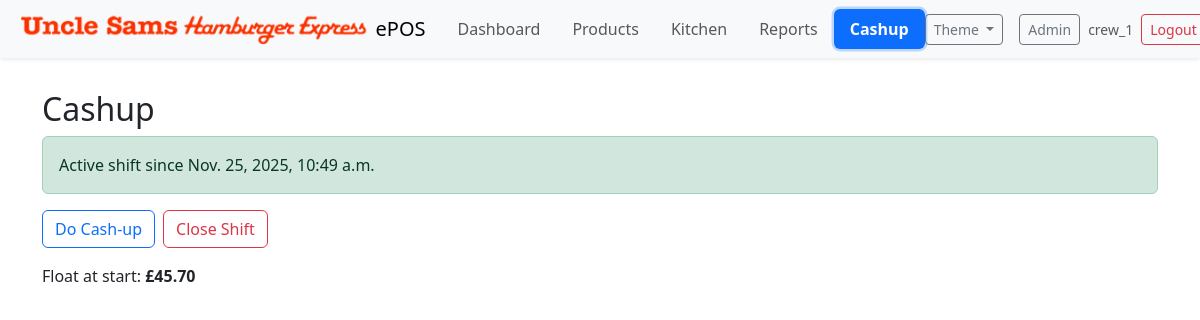
The app's page /cashup/ (signed in), older data.
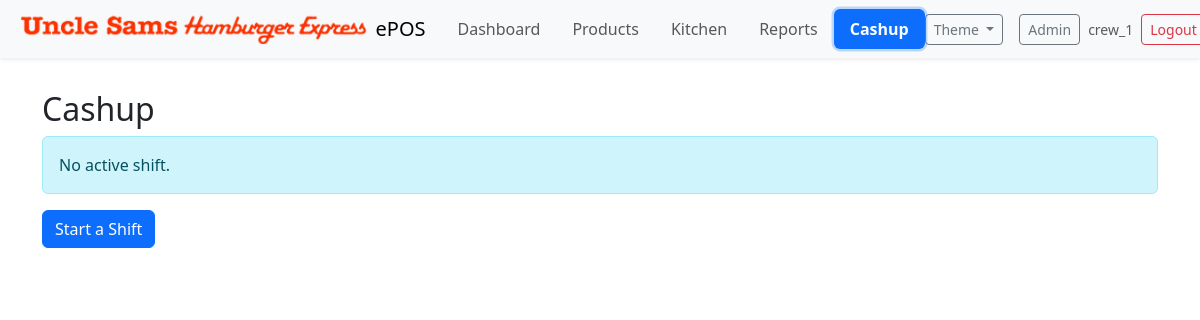
The same page, newer data.
### cashup/models.py (models this page shows, shortened)
class Shift(models.Model):
    user = models.ForeignKey('auth.User', on_delete=models.CASCADE)
    start_time = models.DateTimeField(default=timezone.now)
    end_time = models.DateTimeField(null=True, blank=True)
    is_closed = models.BooleanField(default=False)
    class Meta:
        ordering = ['-start_time']

class Float(models.Model):
    shift = models.OneToOneField(Shift, on_delete=models.CASCADE, related_name='float')
    created_at = models.DateTimeField(default=timezone.now)
    amount = models.DecimalField(max_digits=10, decimal_places=2, help_text="Total float amount at the start of the shift")
    notes = models.TextField(blank=True)
    class Meta:
        ordering = ['-created_at']

### cashup/views.py (the view)
# urls.py: path('', views.index, name='index'),
@login_required
def index(request):
    active_shift = Shift.objects.filter(user=request.user, is_closed=False).order_by('-start_time').first()
    floats = Float.objects.filter(shift=active_shift).first() if active_shift else None
    cashup = CashUp.objects.filter(shift=active_shift).first() if active_shift else None
    ctx = { 'active_shift': active_shift, 'float': floats, 'cashup': cashup }
    return render(request, 'cashup/index.html', ctx)

### cashup/templates/cashup/index.html (shortened to what this page needs)
{% extends 'manage_orders/index.html' %}
{% block content %}
<div class="container py-3">
  <h2>Cashup</h2>
  {% if active_shift %}
    <div class="alert alert-success">Active shift since {{ active_shift.start_time }}{% if active_shift.end_time %}, ends {{ active_shift.end_time }}{% endif %}</div>
    <div class="d-flex gap-2 mb-3">
      <a class="btn btn-outline-primary" href="{% url 'cashup:do' %}">Do Cash-up</a>
      <a class="btn btn-outline-danger" href="{% url 'cashup:close' %}">Close Shift</a>
    </div>
    {% if float %}
      <div class="mb-3">Float at start: <strong>£{{ float.amount }}</strong></div>
    {% endif %}
  {% else %}
    <div class="alert alert-info">No active shift.</div>
    <a class="btn btn-primary" href="{% url 'cashup:start' %}">Start a Shift</a>
  {% endif %}
</div>
{% endblock %}

Row changes from the older to the newer data that the page shows:
no longer on this page (row edited): Shift: start_time "Nov. 25, 2025, 10:49 a.m."
no longer on this page (row unchanged): Float: amount "45.70"
Text that changed along with them:
text no longer shown: "Active shift since Do Cash-up Close Shift Float at start: £"
text now shown: "No active shift. Start a Shift"
